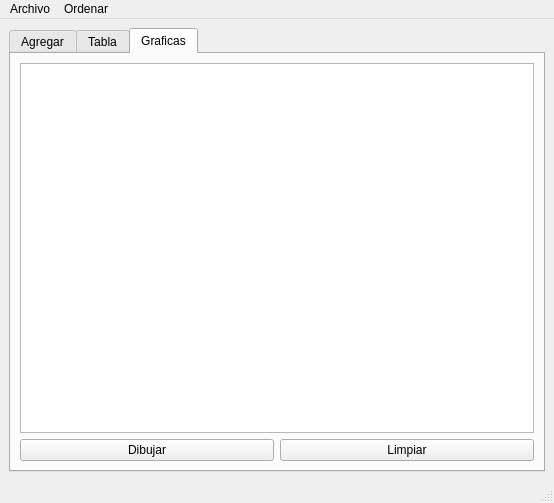
<?xml version="1.0" encoding="UTF-8"?>
<ui version="4.0">
 <class>MainWindow</class>
 <widget class="QMainWindow" name="MainWindow">
  <property name="geometry">
   <rect>
    <x>0</x>
    <y>0</y>
    <width>554</width>
    <height>503</height>
   </rect>
  </property>
  <property name="windowTitle">
   <string>MainWindow</string>
  </property>
  <widget class="QWidget" name="centralwidget">
   <layout class="QGridLayout" name="gridLayout_2">
    <item row="0" column="0">
     <widget class="QTabWidget" name="Graficas">
      <property name="currentIndex">
       <number>2</number>
      </property>
      <widget class="QWidget" name="tab">
       <attribute name="title">
        <string>Agregar</string>
       </attribute>
       <layout class="QGridLayout" name="gridLayout_3">
        <item row="2" column="0">
         <widget class="QPushButton" name="pushButton_3">
          <property name="text">
           <string>Imprimir</string>
          </property>
         </widget>
        </item>
        <item row="0" column="2" rowspan="3">
         <widget class="QPlainTextEdit" name="plainTextEdit"/>
        </item>
        <item row="0" column="0" colspan="2">
         <widget class="QGroupBox" name="groupBox">
          <property name="title">
           <string>Editor de particulas</string>
          </property>
          <layout class="QGridLayout" name="gridLayout_4">
           <item row="0" column="0">
            <widget class="QLabel" name="label">
             <property name="text">
              <string>ID:</string>
             </property>
            </widget>
           </item>
           <item row="0" column="1">
            <widget class="QSpinBox" name="spinBox">
             <property name="maximum">
              <number>200</number>
             </property>
            </widget>
           </item>
           <item row="1" column="0">
            <widget class="QLabel" name="label_2">
             <property name="text">
              <string>Origen X</string>
             </property>
            </widget>
           </item>
           <item row="1" column="1">
            <widget class="QSpinBox" name="spinBox_2">
             <property name="maximum">
              <number>200</number>
             </property>
            </widget>
           </item>
           <item row="2" column="0">
            <widget class="QLabel" name="label_3">
             <property name="text">
              <string>Origen Y</string>
             </property>
            </widget>
           </item>
           <item row="2" column="1">
            <widget class="QSpinBox" name="spinBox_3">
             <property name="maximum">
              <number>200</number>
             </property>
            </widget>
           </item>
           <item row="3" column="0">
            <widget class="QLabel" name="label_4">
             <property name="text">
              <string>Destino X</string>
             </property>
            </widget>
           </item>
           <item row="3" column="1">
            <widget class="QSpinBox" name="spinBox_4">
             <property name="maximum">
              <number>200</number>
             </property>
            </widget>
           </item>
           <item row="4" column="0">
            <widget class="QLabel" name="label_5">
             <property name="text">
              <string>Destino Y</string>
             </property>
            </widget>
           </item>
           <item row="4" column="1">
            <widget class="QSpinBox" name="spinBox_5">
             <property name="maximum">
              <number>200</number>
             </property>
            </widget>
           </item>
           <item row="5" column="0">
            <widget class="QLabel" name="label_6">
             <property name="text">
              <string>Velocidad</string>
             </property>
            </widget>
           </item>
           <item row="5" column="1">
            <widget class="QSpinBox" name="spinBox_6"/>
           </item>
           <item row="6" column="0">
            <widget class="QLabel" name="label_7">
             <property name="text">
              <string>Rojo</string>
             </property>
            </widget>
           </item>
           <item row="6" column="1">
            <widget class="QSpinBox" name="spinBox_7">
             <property name="maximum">
              <number>255</number>
             </property>
            </widget>
           </item>
           <item row="7" column="0">
            <widget class="QLabel" name="label_8">
             <property name="text">
              <string>Verde</string>
             </property>
            </widget>
           </item>
           <item row="7" column="1">
            <widget class="QSpinBox" name="spinBox_8">
             <property name="maximum">
              <number>255</number>
             </property>
            </widget>
           </item>
           <item row="8" column="0">
            <widget class="QLabel" name="label_9">
             <property name="text">
              <string>Azul</string>
             </property>
            </widget>
           </item>
           <item row="8" column="1">
            <widget class="QSpinBox" name="spinBox_9">
             <property name="maximum">
              <number>255</number>
             </property>
            </widget>
           </item>
          </layout>
         </widget>
        </item>
        <item row="1" column="1">
         <widget class="QPushButton" name="pushButton">
          <property name="text">
           <string>Insertar al final</string>
          </property>
         </widget>
        </item>
        <item row="1" column="0">
         <widget class="QPushButton" name="pushButton_2">
          <property name="text">
           <string>Insertar al Inicio</string>
          </property>
         </widget>
        </item>
       </layout>
      </widget>
      <widget class="QWidget" name="tab_2">
       <attribute name="title">
        <string>Tabla</string>
       </attribute>
       <layout class="QGridLayout" name="gridLayout">
        <item row="0" column="0" colspan="3">
         <widget class="QTableWidget" name="tabla"/>
        </item>
        <item row="1" column="0">
         <widget class="QLineEdit" name="buscar_lineEdit"/>
        </item>
        <item row="1" column="1">
         <widget class="QPushButton" name="buscar_pushButton">
          <property name="text">
           <string>Buscar</string>
          </property>
         </widget>
        </item>
        <item row="1" column="2">
         <widget class="QPushButton" name="mostrarTabla_pushButton">
          <property name="text">
           <string>Mostrar</string>
          </property>
         </widget>
        </item>
       </layout>
      </widget>
      <widget class="QWidget" name="tab_3">
       <attribute name="title">
        <string>Graficas</string>
       </attribute>
       <layout class="QGridLayout" name="gridLayout_5">
        <item row="0" column="0" colspan="2">
         <widget class="QGraphicsView" name="graphicsView"/>
        </item>
        <item row="1" column="0">
         <widget class="QPushButton" name="dibujar_pushButton">
          <property name="text">
           <string>Dibujar</string>
          </property>
         </widget>
        </item>
        <item row="1" column="1">
         <widget class="QPushButton" name="limpiar_pushButton">
          <property name="text">
           <string>Limpiar</string>
          </property>
         </widget>
        </item>
       </layout>
      </widget>
     </widget>
    </item>
   </layout>
  </widget>
  <widget class="QMenuBar" name="menubar">
   <property name="geometry">
    <rect>
     <x>0</x>
     <y>0</y>
     <width>554</width>
     <height>22</height>
    </rect>
   </property>
   <widget class="QMenu" name="menuArchivo">
    <property name="title">
     <string>Archivo</string>
    </property>
    <addaction name="actionAbrir"/>
    <addaction name="actionGuardar"/>
   </widget>
   <widget class="QMenu" name="actionOrdenar">
    <property name="title">
     <string>Ordenar</string>
    </property>
    <addaction name="actionOrd_Id_Asc"/>
    <addaction name="actionOrd_Id_Des"/>
    <addaction name="actionOrd_Distancia_Asc"/>
    <addaction name="actionOrd_Distancia_Des"/>
    <addaction name="actionOrd_Velocidad_Asc"/>
    <addaction name="actionOrd_Velocidad_Des"/>
   </widget>
   <addaction name="menuArchivo"/>
   <addaction name="actionOrdenar"/>
  </widget>
  <widget class="QStatusBar" name="statusbar"/>
  <action name="actionAbrir">
   <property name="text">
    <string>Abrir</string>
   </property>
   <property name="shortcut">
    <string>Ctrl+O</string>
   </property>
  </action>
  <action name="actionGuardar">
   <property name="text">
    <string>Guardar</string>
   </property>
   <property name="shortcut">
    <string>Ctrl+S</string>
   </property>
  </action>
  <action name="actionOrd_Id_Asc">
   <property name="text">
    <string>ID (ascendente)</string>
   </property>
  </action>
  <action name="actionOrd_Id_Des">
   <property name="text">
    <string>ID (descendente)</string>
   </property>
  </action>
  <action name="actionOrd_Distancia_Asc">
   <property name="text">
    <string>Distancia (ascendente)</string>
   </property>
  </action>
  <action name="actionOrd_Distancia_Des">
   <property name="text">
    <string>Distancia (descendente)</string>
   </property>
  </action>
  <action name="actionOrd_Velocidad_Asc">
   <property name="text">
    <string>Velocidad (ascendente)</string>
   </property>
  </action>
  <action name="actionOrd_Velocidad_Des">
   <property name="text">
    <string>Velocidad (descendente)</string>
   </property>
  </action>
 </widget>
 <resources/>
 <connections/>
</ui>
